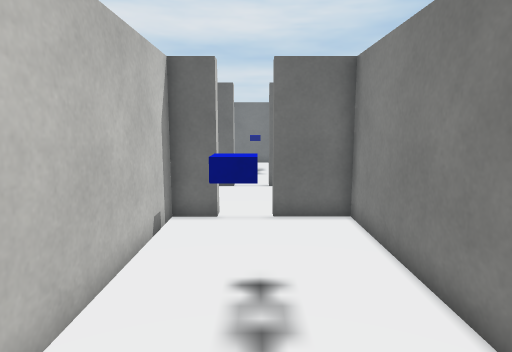
[1] (above)

21 first-person views from a walk through a Unity game level. The camera is 1.4 m above the floor, tilts 8° down and sees 75° across. The floor is counted in squares, 0.5 m on a side. Each view is taken from the middle of a square. On the plan, view 1 faces up. The plan holds only what a view shows up to about 20 squares ahead; the rest is blank. The place goes on beyond the plan. Some surface patterns are stand-ins.

[2]
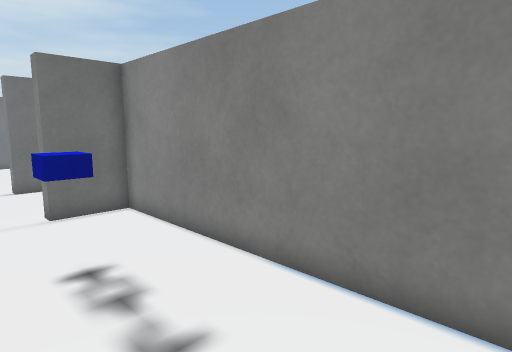

[3]
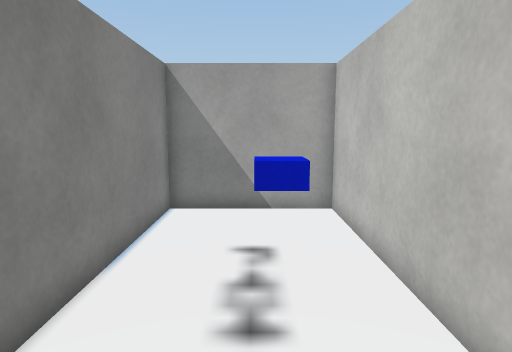

[4]
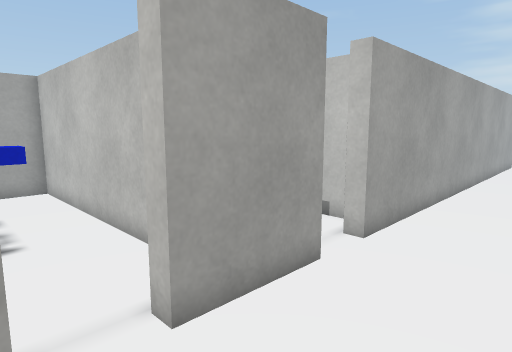

[5]
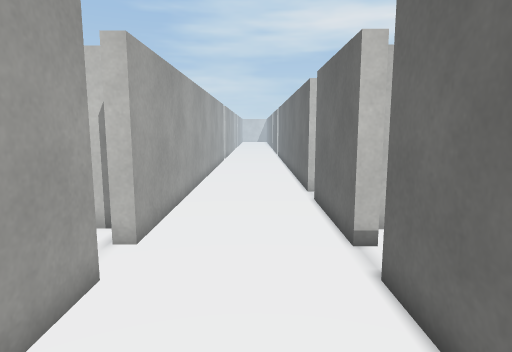

[6]
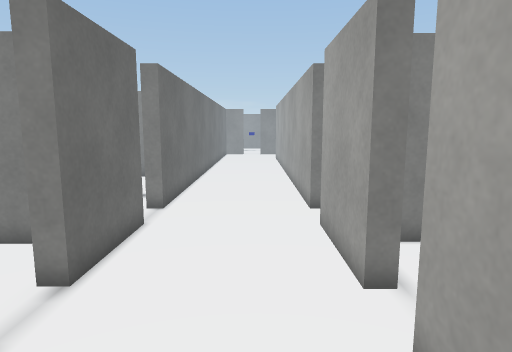

[7]
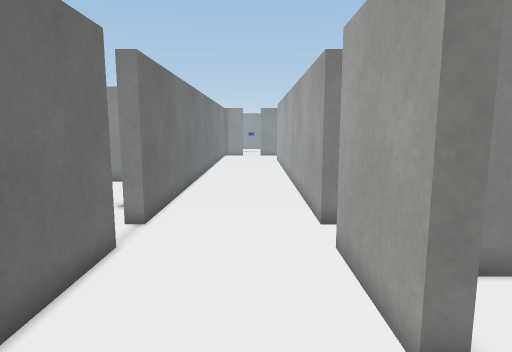

[8]
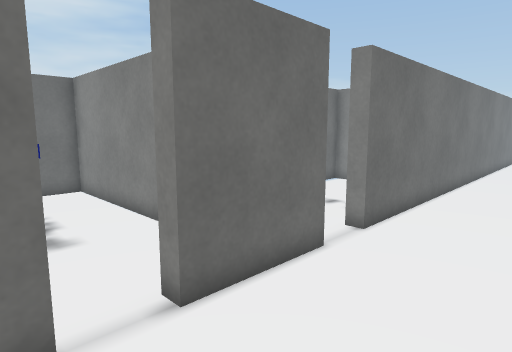

[9]
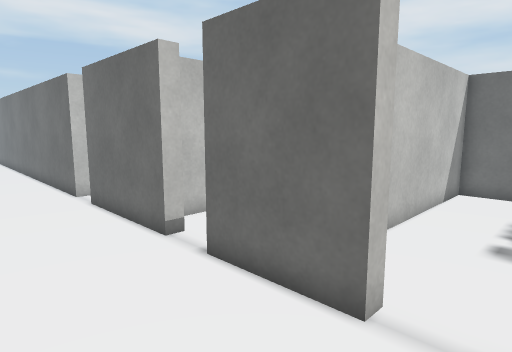

[10]
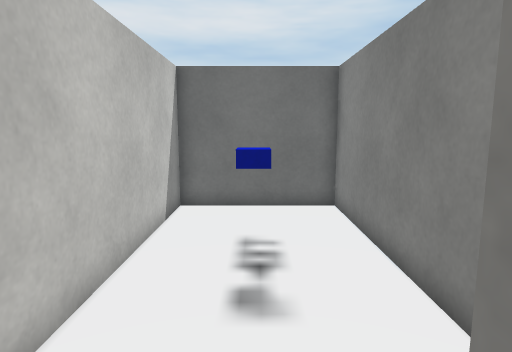

[11]
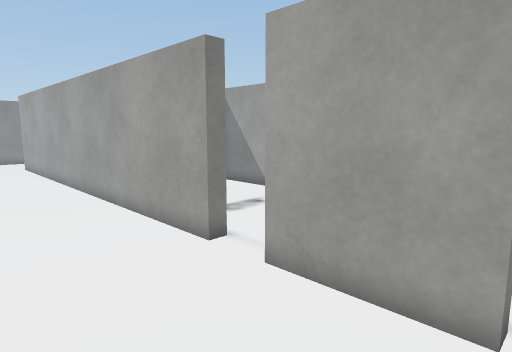

[12]
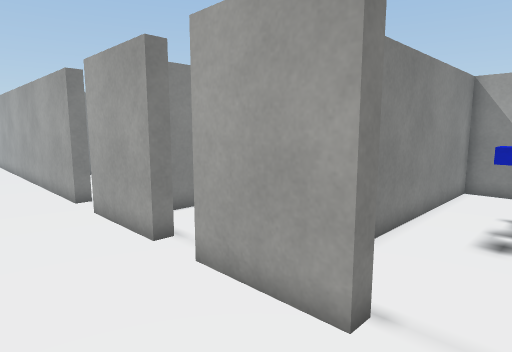

[13]
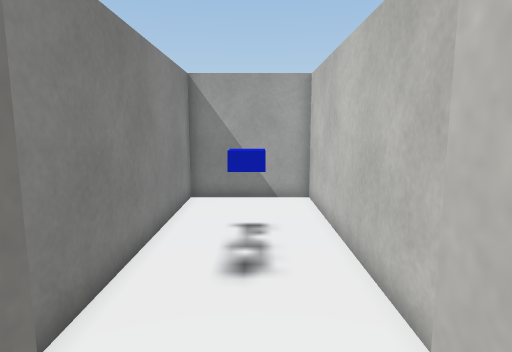

[14]
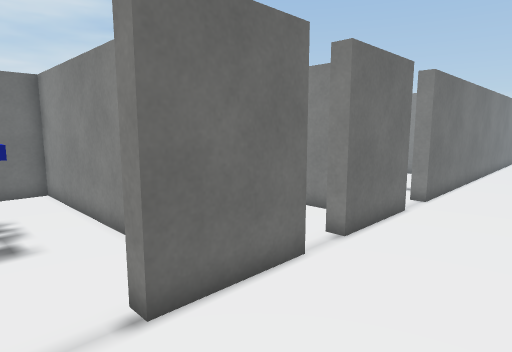

[15]
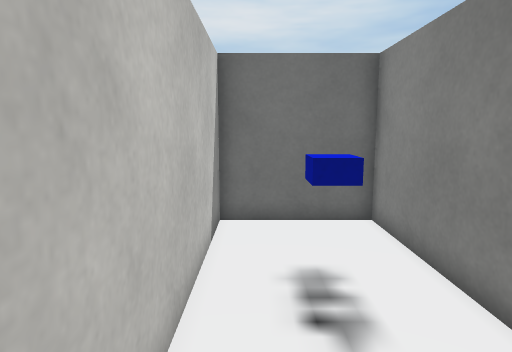

[16]
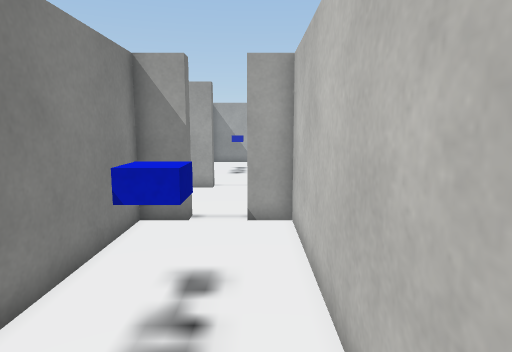

[17]
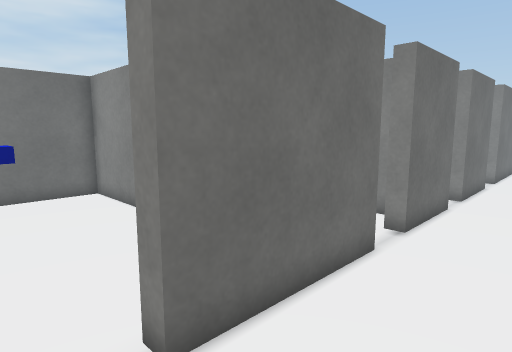

[18]
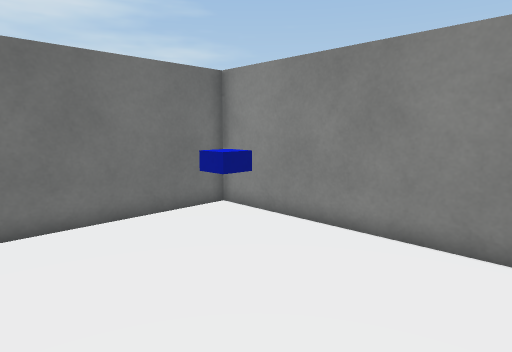

[19]
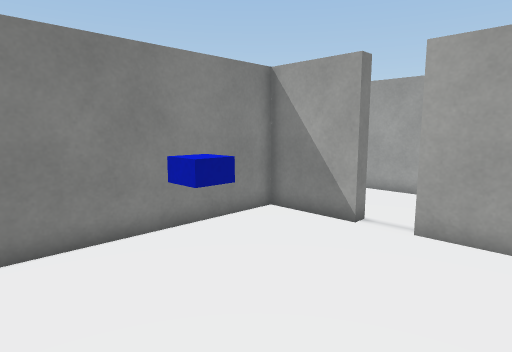

[20]
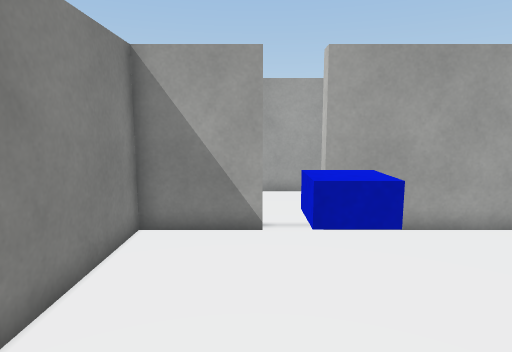

[21]
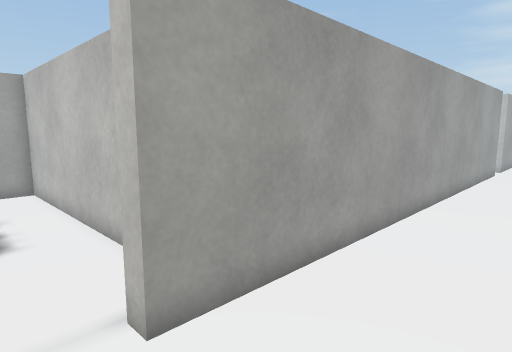

### Floor plan
Points are (right, up) in squares from view 1. A wall is a line through its corners. A room is listed if a view was taken in it or the views show most of it. See-through windows are left out.
Room 1 (views 1, 2, 3)
walls: (-1.2, 10.5) (-2.7, 10.5) (-2.7, -1.6) (3.1, -1.6) (3.1, 10.5) (0.6, 10.5)
ways out: opening at (-0.5, 11) to room 2
objects: blue block (-1, 5) to (0, 6)
Room 2 (views 4, 5, 6, 7, 8, 9, 10, 11, 12, 13, 14, 17, 21)
walls: (-1.1, 17) (-1.1, 16.3) (-4.9, 16.3) (-4.9, 16.9); (0.6, 10.5) (0.6, 11.1) (4.8, 11.1); (-4.9, 10.4) (-4.9, 11.1) (-1.2, 11.1) (-1.2, 10.5); (4.8, 16.3) (0.6, 16.3) (0.6, 17); (-6.9, 16.9) (-6.9, 16.3) (-12.2, 16.3) (-12.2, 16.9); (6.6, 10.4) (6.6, 11.1) (15.5, 11.1); (-13.9, 16.9) (-13.9, 16.3) (-17.5, 16.3); (15.5, 16.3) (6.6, 16.3) (6.6, 17); (-17.5, 11.1) (-6.9, 11.1) (-6.9, 10.4)
ways out: opening at (-0.5, 11) to room 1; opening at (-6, 16.5) to room 3; opening at (-13, 16.5) to room 4; opening at (0, 16.5) to room 5; opening at (-6, 10.5) to room 6; opening at (5.5, 10.5); opening at (5.5, 16.5)
Room 3 (views 15, 16)
walls: (-4.9, 16.9) (-3.4, 16.9) (-3.4, 28.1) (-8.1, 28.1) (-8.1, 16.9) (-6.9, 16.9)
ways out: opening at (-6, 16.5) to room 2
objects: blue block (-6, 23) to (-5, 23)
Room 4 (views 18, 19, 20)
walls: (-12.2, 16.9) (-8.7, 16.9) (-8.7, 28.1) (-15.9, 28.1); (-17.5, 16.9) (-13.9, 16.9)
ways out: opening at (-13, 16.5) to room 2
objects: blue block (-13, 23) to (-12, 23)
Room 5 (no view inside)
walls: (3.1, 20.1) (3.1, 28.1) (-2.7, 28.1) (-2.7, 19.2); (3.1, 18.4) (3.1, 19.4)
ways out: opening at (0, 16.5) to room 2
objects: blue block (0, 23) to (0, 24)
Room 6 (no view inside)
walls: (-8.1, 10) (-8.1, -1.6) (-3.4, -1.6) (-3.4, 8.2)
ways out: opening at (-6, 10.5) to room 2
objects: blue block (-6, 5) to (-6, 6)

Positions as (right, up) in squares from view 1, and headings:
1: (0, 0), facing up
2: (-2, -1), facing up-right
3: (0, 10), facing down
4: (1, 15), facing down-left
5: (1, 14), facing left
6: (-5, 13), facing right
7: (-3, 13), facing right
8: (-2, 12), facing up-right
9: (1, 12), facing up-left
10: (0, 16), facing up
11: (0, 16), facing down-right
12: (-7, 15), facing down-right
13: (-6, 12), facing down
14: (-7, 12), facing up-right
15: (-7, 18), facing up
16: (-7, 27), facing down
17: (-14, 13), facing up-right
18: (-17, 18), facing up-right
19: (-17, 26), facing down-right
20: (-12, 26), facing down
21: (-5, 15), facing down-left
